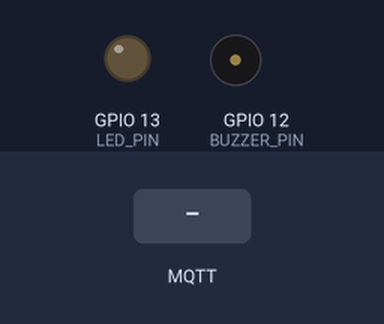
A sketch run on a simulated ESP32. On the bench: output pins drawn as LEDs (lit = HIGH), buzzer (waves = sounding). The inputs (shaded band) are chosen by the test bench. WiFi joins after 1.5 s; servers stay silent unless stated; no MQTT or app messages arrive unless stated; what the sketch prints to the serial monitor is not drawn.

Above: at 2.7 s.
2.8 s: MQTT message "FIRE_DETECTED" arrives on the first subscribed topic
At 4.0 s:
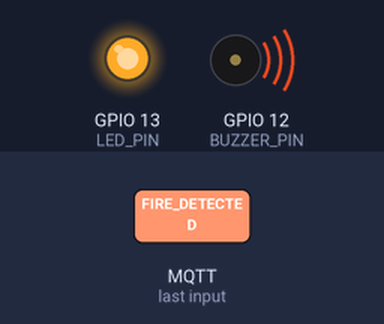
4.3 s: MQTT message "SAFE" arrives on the first subscribed topic
At 5.3 s:
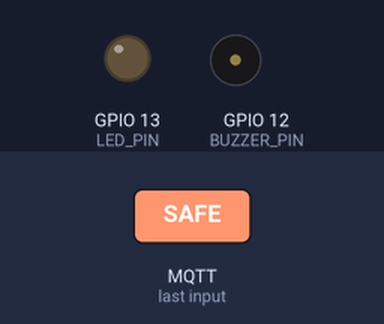
Timing chart, 0 to 7.3 s (numbered marks = the images above; inputs shaded):
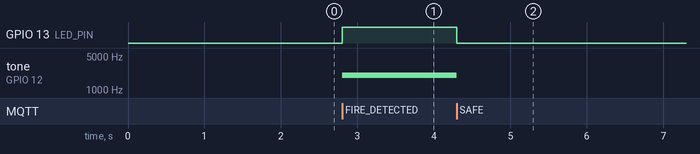

The sketch:

remote.cpp.ino
```cpp
//#include <WiFi.h>
//#include <PubSubClient.h>
//
//// --- WiFi Credentials ---
//const char* ssid = "XIII";
//const char* wifi_password = "Danny1258";
//
//// --- MQTT Broker (Raspberry Pi) ---
//const char* mqtt_server = "192.168.1.198";   // Replace with your Pi's IP
//const int mqtt_port = 1883;
//const char* mqtt_user = "fireuser";
//const char* mqtt_password = "your_chosen_password";
//
//// --- Topics ---
//const char* fire_topic = "fire_detection/status";
//const char* sensor_topic = "fire_detection/sensors";
//
//// --- Pin definitions (change as needed) ---
//const int BUZZER_PIN = 12;    // GPIO12 (or any PWM pin)
//const int LED_PIN = 13;       // Built-in LED on many ESP32 boards
//
//WiFiClient espClient;
//PubSubClient client(espClient);
//
//// MQTT callback – processes incoming messages
//void callback(char* topic, byte* payload, unsigned int length) {
//  String message;
//  for (int i = 0; i < length; i++) {
//    message += (char)payload[i];
//  }
//
//  if (String(topic) == fire_topic) {
//    if (message == "FIRE_DETECTED") {
//      Serial.println("🔥 FIRE ALERT! Activating buzzer & LED.");
//      digitalWrite(LED_PIN, HIGH);
//      tone(BUZZER_PIN, 2000);   // 2 kHz tone
//    } else if (message == "SAFE") {
//      Serial.println("✅ System safe. Deactivating alarms.");
//      digitalWrite(LED_PIN, LOW);
//      noTone(BUZZER_PIN);
//    }
//  }
//  else if (String(topic) == sensor_topic) {
//    Serial.print("📊 Sensor data: ");
//    Serial.println(message);
//  }
//}
//
//void reconnect() {
//  while (!client.connected()) {
//    Serial.print("Attempting MQTT connection...");
//    if (client.connect("ESP32_FireMonitor", mqtt_user, mqtt_password)) {
//      Serial.println("connected");
//      // Subscribe to topics
//      client.subscribe(fire_topic);
//      client.subscribe(sensor_topic);
//    } else {
//      Serial.print("failed, rc=");
//      Serial.print(client.state());
//      Serial.println(" retry in 5 seconds");
//      delay(5000);
//    }
//  }
//}
//
//void setup() {
//  Serial.begin(115200);
//  pinMode(LED_PIN, OUTPUT);
//  pinMode(BUZZER_PIN, OUTPUT);
//  digitalWrite(LED_PIN, LOW);
//
//  // Connect to Wi-Fi
//  WiFi.begin(ssid, wifi_password);
//  Serial.print("Connecting to WiFi");
//  while (WiFi.status() != WL_CONNECTED) {
//    delay(500);
//    Serial.print(".");
//  }
//  Serial.println("\nWiFi connected, IP: " + WiFi.localIP().toString());
//
//  // Configure MQTT
//  client.setServer(mqtt_server, mqtt_port);
//  client.setCallback(callback);
//}
//
//void loop() {
//  if (!client.connected()) {
//    reconnect();
//  }
//  client.loop();
//}

#include <WiFi.h>
#include <PubSubClient.h>

// --- WiFi Credentials (use char arrays instead of const char*) ---
char ssid[] = "XIII";
char wifi_password[] = "Danny1258";

// --- MQTT Broker (Raspberry Pi) ---
const char* mqtt_server = "10.177.62.197";   // Replace with your Pi's IP
const int mqtt_port = 1883;
const char* mqtt_user = "fireuser";
const char* mqtt_password = "admin";  // Replace with actual password

// --- Topics ---
const char* fire_topic = "fire_detection/status";
const char* sensor_topic = "fire_detection/sensors";

// --- Pin definitions (change as needed) ---
const int BUZZER_PIN = 12;    // GPIO12 (or any PWM pin)
const int LED_PIN = 13;       // Built-in LED on many ESP32 boards

WiFiClient espClient;
PubSubClient client(espClient);

// Helper function to convert IPAddress to String (since .toString() is not available)
String ipToString(IPAddress ip) {
  return String(ip[0]) + "." + String(ip[1]) + "." + String(ip[2]) + "." + String(ip[3]);
}

// MQTT callback – processes incoming messages
void callback(char* topic, byte* payload, unsigned int length) {
  String message;
  for (int i = 0; i < length; i++) {
    message += (char)payload[i];
  }

  if (String(topic) == fire_topic) {
    if (message == "FIRE_DETECTED") {
      Serial.println("🔥 FIRE ALERT! Activating buzzer & LED.");
      digitalWrite(LED_PIN, HIGH);
      tone(BUZZER_PIN, 2000);   // 2 kHz tone
    } else if (message == "SAFE") {
      Serial.println("✅ System safe. Deactivating alarms.");
      digitalWrite(LED_PIN, LOW);
      noTone(BUZZER_PIN);
    }
  }
  else if (String(topic) == sensor_topic) {
    Serial.print("📊 Sensor data: ");
    Serial.println(message);
  }
}

void reconnect() {
  while (!client.connected()) {
    Serial.print("Attempting MQTT connection...");
    // Use the MQTT credentials
    if (client.connect("ESP32_FireMonitor", mqtt_user, mqtt_password)) {
      Serial.println("connected");
      // Subscribe to topics
      client.subscribe(fire_topic);
      client.subscribe(sensor_topic);
    } else {
      Serial.print("failed, rc=");
      Serial.print(client.state());
      Serial.println(" retry in 5 seconds");
      delay(5000);
    }
  }
}

void setup() {
  Serial.begin(115200);
  pinMode(LED_PIN, OUTPUT);
  pinMode(BUZZER_PIN, OUTPUT);
  digitalWrite(LED_PIN, LOW);

  // Connect to Wi-Fi (now ssid and wifi_password are char arrays, no casting needed)
  WiFi.begin(ssid, wifi_password);
  Serial.print("Connecting to WiFi");
  while (WiFi.status() != WL_CONNECTED) {
    delay(500);
    Serial.print(".");
  }
  // Fixed: use helper function instead of .toString()
  Serial.println("\nWiFi connected, IP: " + ipToString(WiFi.localIP()));

  // Configure MQTT
  client.setServer(mqtt_server, mqtt_port);
  client.setCallback(callback);
}

void loop() {
  if (!client.connected()) {
    reconnect();
  }
  client.loop();
}
```

Measured:
- after the input at 2.8 s, GPIO 13 (LED_PIN): LOW → HIGH at once; tone on GPIO 12 (BUZZER_PIN): silent → 2000 Hz at once
- after the input at 4.3 s, GPIO 13 (LED_PIN): HIGH → LOW at once; tone on GPIO 12 (BUZZER_PIN): 2000 Hz → silent at once
